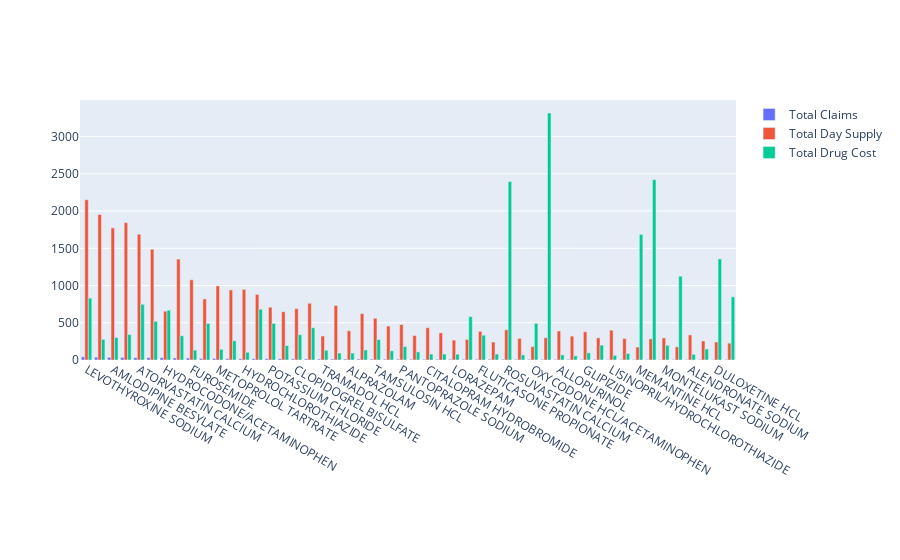

Write notebook code for a chart like this one.
### Code cell
tempdf = most_pres_drug.head(50)

trace1 = go.Bar(
    x=tempdf.drug_name,
    y=tempdf.total_claim_count_millions,
    name='Total Claims'
)
trace2 = go.Bar(
    x=tempdf.drug_name,
    y=tempdf.total_day_supply_millions,
    name='Total Day Supply'
)
trace3 = go.Bar(
    x=tempdf.drug_name,
    y=tempdf.total_drug_cost_millions,
    name='Total Drug Cost'
)

data = [trace1, trace2, trace3]
layout = go.Layout(
    barmode='group'
    , margin=dict(b=200)
)

fig = go.Figure(data=data, layout=layout)
iplot(fig, filename='grouped-bar')

### Figure 1 — Plotly figure (JSON) as saved in the notebook; plotly's stock layout.template omitted (floating-point values rounded to 4 significant figures)
{"data": [{"name": "Total Claims", "type": "bar", "x": ["LEVOTHYROXINE SODIUM", "LISINOPRIL", "AMLODIPINE BESYLATE", "SIMVASTATIN", "ATORVASTATIN CALCIUM", "OMEPRAZOLE", "HYDROCODONE/ACETAMINOPHEN", "METFORMIN HCL", "FUROSEMIDE", "GABAPENTIN", "METOPROLOL TARTRATE", "LOSARTAN POTASSIUM", "HYDROCHLOROTHIAZIDE", "METOPROLOL SUCCINATE", "POTASSIUM CHLORIDE", "WARFARIN SODIUM", "CLOPIDOGREL BISULFATE", "PRAVASTATIN SODIUM", "TRAMADOL HCL", "ATENOLOL", "ALPRAZOLAM", "CARVEDILOL", "TAMSULOSIN HCL", "SERTRALINE HCL", "PANTOPRAZOLE SODIUM", "ZOLPIDEM TARTRATE", "CITALOPRAM HYDROBROMIDE", "TRAZODONE HCL", "LORAZEPAM", "ALBUTEROL SULFATE", "FLUTICASONE PROPIONATE", "PREDNISONE", "ROSUVASTATIN CALCIUM", "CLONAZEPAM", "OXYCODONE HCL/ACETAMINOPHEN", "INSULIN GLARGINE,HUM.REC.ANLOG", "ALLOPURINOL", "MELOXICAM", "GLIPIZIDE", "DONEPEZIL HCL", "LISINOPRIL/HYDROCHLOROTHIAZIDE", "RANITIDINE HCL", "MEMANTINE HCL", "ESOMEPRAZOLE MAGNESIUM", "MONTELUKAST SODIUM", "OXYCODONE HCL", "ALENDRONATE SODIUM", "ESCITALOPRAM OXALATE", "DULOXETINE HCL", "QUETIAPINE FUMARATE"], "y": [42, 38, 36, 34, 32, 32, 32, 27, 26, 21, 21, 18, 17, 17, 17, 17, 15, 14, 13, 13, 13, 13, 12, 11, 11, 10, 10, 10, 10, 10, 10, 10, 9, 9, 9, 8, 8, 8, 8, 8, 7, 7, 7, 7, 7, 7, 7, 7, 7, 7]}, {"name": "Total Day Supply", "type": "bar", "x": ["LEVOTHYROXINE SODIUM", "LISINOPRIL", "AMLODIPINE BESYLATE", "SIMVASTATIN", "ATORVASTATIN CALCIUM", "OMEPRAZOLE", "HYDROCODONE/ACETAMINOPHEN", "METFORMIN HCL", "FUROSEMIDE", "GABAPENTIN", "METOPROLOL TARTRATE", "LOSARTAN POTASSIUM", "HYDROCHLOROTHIAZIDE", "METOPROLOL SUCCINATE", "POTASSIUM CHLORIDE", "WARFARIN SODIUM", "CLOPIDOGREL BISULFATE", "PRAVASTATIN SODIUM", "TRAMADOL HCL", "ATENOLOL", "ALPRAZOLAM", "CARVEDILOL", "TAMSULOSIN HCL", "SERTRALINE HCL", "PANTOPRAZOLE SODIUM", "ZOLPIDEM TARTRATE", "CITALOPRAM HYDROBROMIDE", "TRAZODONE HCL", "LORAZEPAM", "ALBUTEROL SULFATE", "FLUTICASONE PROPIONATE", "PREDNISONE", "ROSUVASTATIN CALCIUM", "CLONAZEPAM", "OXYCODONE HCL/ACETAMINOPHEN", "INSULIN GLARGINE,HUM.REC.ANLOG", "ALLOPURINOL", "MELOXICAM", "GLIPIZIDE", "DONEPEZIL HCL", "LISINOPRIL/HYDROCHLOROTHIAZIDE", "RANITIDINE HCL", "MEMANTINE HCL", "ESOMEPRAZOLE MAGNESIUM", "MONTELUKAST SODIUM", "OXYCODONE HCL", "ALENDRONATE SODIUM", "ESCITALOPRAM OXALATE", "DULOXETINE HCL", "QUETIAPINE FUMARATE"], "y": [2153, 1954, 1774, 1844, 1689, 1487, 656, 1355, 1077, 820, 995, 941, 948, 881, 709, 648, 690, 762, 322, 732, 392, 623, 561, 456, 477, 328, 434, 365, 267, 276, 385, 242, 405, 290, 179, 299, 390, 321, 379, 297, 400, 288, 174, 284, 296, 176, 337, 256, 242, 226]}, {"name": "Total Drug Cost", "type": "bar", "x": ["LEVOTHYROXINE SODIUM", "LISINOPRIL", "AMLODIPINE BESYLATE", "SIMVASTATIN", "ATORVASTATIN CALCIUM", "OMEPRAZOLE", "HYDROCODONE/ACETAMINOPHEN", "METFORMIN HCL", "FUROSEMIDE", "GABAPENTIN", "METOPROLOL TARTRATE", "LOSARTAN POTASSIUM", "HYDROCHLOROTHIAZIDE", "METOPROLOL SUCCINATE", "POTASSIUM CHLORIDE", "WARFARIN SODIUM", "CLOPIDOGREL BISULFATE", "PRAVASTATIN SODIUM", "TRAMADOL HCL", "ATENOLOL", "ALPRAZOLAM", "CARVEDILOL", "TAMSULOSIN HCL", "SERTRALINE HCL", "PANTOPRAZOLE SODIUM", "ZOLPIDEM TARTRATE", "CITALOPRAM HYDROBROMIDE", "TRAZODONE HCL", "LORAZEPAM", "ALBUTEROL SULFATE", "FLUTICASONE PROPIONATE", "PREDNISONE", "ROSUVASTATIN CALCIUM", "CLONAZEPAM", "OXYCODONE HCL/ACETAMINOPHEN", "INSULIN GLARGINE,HUM.REC.ANLOG", "ALLOPURINOL", "MELOXICAM", "GLIPIZIDE", "DONEPEZIL HCL", "LISINOPRIL/HYDROCHLOROTHIAZIDE", "RANITIDINE HCL", "MEMANTINE HCL", "ESOMEPRAZOLE MAGNESIUM", "MONTELUKAST SODIUM", "OXYCODONE HCL", "ALENDRONATE SODIUM", "ESCITALOPRAM OXALATE", "DULOXETINE HCL", "QUETIAPINE FUMARATE"], "y": [831, 278, 302, 343, 748, 519, 669, 326, 133, 491, 144, 258, 104, 682, 492, 194, 339, 433, 131, 94, 93, 135, 274, 123, 181, 109, 80, 80, 79, 582, 333, 80, 2396, 69, 492, 3317, 69, 56, 97, 200, 62, 88, 1686, 2422, 198, 1126, 76, 148, 1358, 848]}], "layout": {"barmode": "group", "margin": {"b": 200}}}
